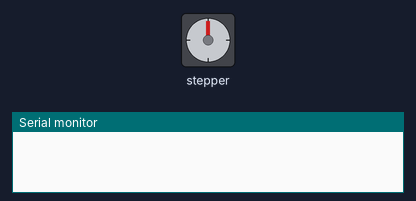
This sketch was run on a simulated Arduino Uno, built with avr-gcc and run on an emulated ATmega328P. Shown: stepper motor, the last lines printed to the serial monitor. Wiring (inferred from the names in the program): stepper motor driver (200 steps per turn assumed): step pin 12; direction pin 11.

Above: at 0.05 s.
At 2.05 s:
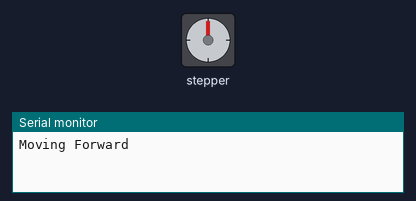
At 2.5 s:
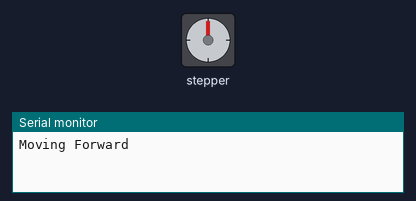
At 5.0 s:
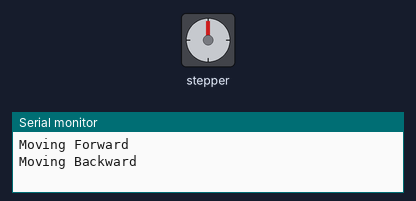
Timing chart, 0 to 6.5 s (numbered marks = the images above):
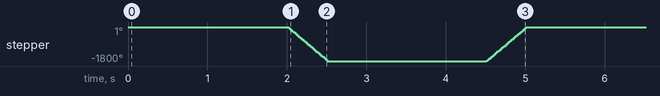

Measured:
- by itself, stepper: turns 1800° counter-clockwise in 0.51 s, then 1800° clockwise in 0.51 s, repeating every 5.0 s

The sketch:

StepperMotorDriverTest.ino
```cpp
/*************************
Joel Bartlett
SparkFun Electronics
December 27, 2012

This code controls a stepper motor with the
EasyDriver board. It spins forwards and backwards
***************************/
int dirpin = 11;
int steppin = 12;

void setup()
{
Serial.begin(9600);
pinMode(dirpin, OUTPUT);
pinMode(steppin, OUTPUT);
}
void loop()
{

  int i;

  digitalWrite(dirpin, LOW);     // Set the direction.
  delay(2000);

  Serial.println("Moving Forward");
  for (i = 0; i<1000; i++)       // Iterate for 4000 microsteps.
  {
    digitalWrite(steppin, LOW);  // This LOW to HIGH change is what creates the
    digitalWrite(steppin, HIGH); // "Rising Edge" so the easydriver knows to when to step.
    delayMicroseconds(500);      // This delay time is close to top speed for this
  }                              // particular motor. Any faster the motor stalls.

  digitalWrite(dirpin, HIGH);    // Change direction.
  delay(2000);

  Serial.println("Moving Backward");
  for (i = 0; i<1000; i++)       // Iterate for 4000 microsteps
  {
    digitalWrite(steppin, LOW);  // This LOW to HIGH change is what creates the
    digitalWrite(steppin, HIGH); // "Rising Edge" so the easydriver knows to when to step.
    delayMicroseconds(500);      // This delay time is close to top speed for this
  }                              // particular motor. Any faster the motor stalls.

}
```
